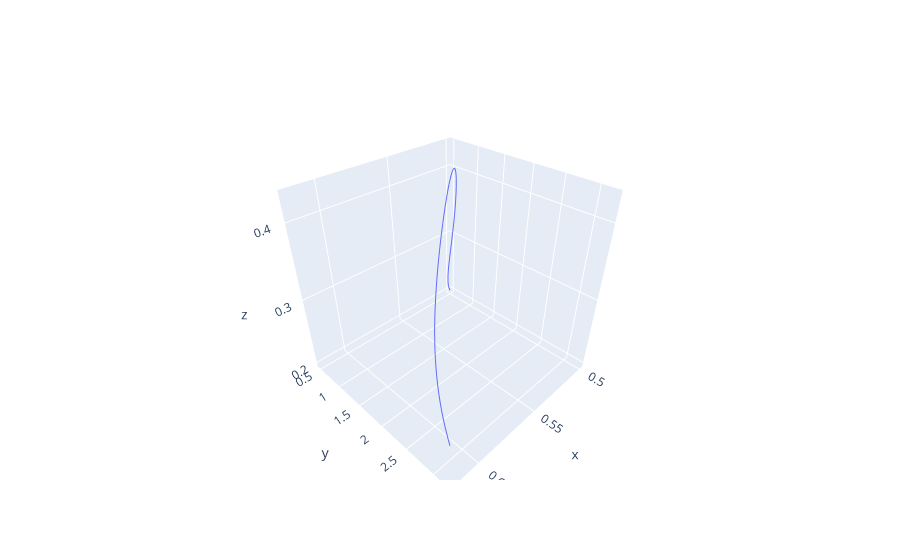

This figure's notebook cell:
### Code cell
import numpy as np
from scipy.integrate import odeint
import plotly.graph_objects as go
import Inicia as ini

# Concentracoes iniciais
cmin, cmax = ini.concentrations()

# Saturacoes inciais a esquerda no plano cl
# ul, vl, cl = ini.Ul()

# Saturacoes iniciais a direita no plano cr
# ur, vr, cr = ini.Ur()
"""
# Viscosidades
muwl = ini.muw(cl)
muwr = ini.muw(cr)

"""
muw0, muo, mug = ini.viscosidades()

# Define the viscosity functions
def muw(c):
    # Viscosity of water
    return muw0 + c

def muwc(c):
    # dmuw/dc
    return 1.0

# Define the denominator function
def D(u, v, c):
    # Denominator
    w = 1 - u - v
    return u**2 / muw(c) + v**2 / muo + w**2 / mug

# Define the partial derivatives of D
def Du(u, v, c):
    # dD/du
    w = 1 - u - v
    return 2 * u / muw(c) - 2 * w / mug

def Dv(u, v, c):
    # dD/dv
    w = 1 - u - v
    return 2 * v / muo - 2 * w / mug

def Dc(u, v, c):
    # dD/dc
    return -muwc(c) * u**2 / muw(c) ** 2
# Define the functions f, g, and a
def f(u, v, c):
    return (u ** 2 / muw(c)) / D(u, v, c)


def g(u, v, c):
    return (v ** 2 / muo) / D(u, v, c)


def a(c):
    return c **0.5


def fw(u, v, c):
    # fw
    return (u ** 2 / muw(c)) / D(u, v, c)


def fwu(u, v, c):
    # dfw/du
    return (2 * u / muw(c) * D(u, v, c) - u ** 2 / muw(c) * Du(u, v, c)) / (
        D(u, v, c) ** 2
    )


def fwv(u, v, c):
    # dfw/dv
    return (-(u ** 2) / muw(c) * Dv(u, v, c)) / (D(u, v, c) ** 2)


def fwc(u, v, c):
    # dfw/dc
    return (
        u ** 2
        * (-(muwc(c) / muw(c) ** 2) * D(u, v, c) - Dc(u, v, c) / muw(c))
        / (D(u, v, c) ** 2)
    )


def fo(u, v, c):
    # fo
    return (v ** 2 / muo) / D(u, v, c)


def fou(u, v, c):
    # dfo/du
    return (-(v ** 2) / muo) * Du(u, v, c) / (D(u, v, c) ** 2)


def fov(u, v, c):
    # dfo/dv
    return (2 * v / muo * D(u, v, c) - v ** 2 / muo * Dv(u, v, c)) / (
        D(u, v, c) ** 2
    )


def foc(u, v, c):
    # dfo/dc
    return -(v ** 2) / muo * Dc(u, v, c) / (D(u, v, c) ** 2)


def fg(u, v, c):
    # fg
    w = 1 - u - v
    return (w ** 2 / mug) / D(u, v, c)


def fgu(u, v, c):
    # dfg/du
    w = 1 - u - v
    return (-2 * w / mug * D(u, v, c) - w ** 2 / mug * Du(u, v, c)) / (
        D(u, v, c) ** 2
    )


def fgv(u, v, c):
    # dfg/dv
    w = 1 - u - v
    return (-2 * w / mug * D(u, v, c) - w ** 2 / mug * Dv(u, v, c)) / (
        D(u, v, c) ** 2
    )


def fgc(u, v, c):
    # dfg/dv
    w = 1 - u - v
    return (-(w ** 2) / mug * Dc(u, v, c)) / (D(u, v, c) ** 2)

# Define the right-hand side of the system of ODEs
def model(y, t, f, g, a, fR, uR, gR, vR, cR, sigma):
    u, v, c = y
    du_dt = f(u, v, c) - sigma*u - (fR - sigma*u) * (u - uR)
    dv_dt = g(u, v, c) - sigma * v - (gR - sigma*v) * (v - vR)
    dc_dt = sigma * (a(c) - a(cR)) + (fR - sigma*u) * (c - cR)
    return [du_dt, dv_dt, dc_dt]

# Set the parameter values

uR = 0.2
vR = 0.3
cR = 0.4
fR = f(uR, vR, cR)
gR = g(uR, vR, cR)
aR = a(cR)
sigma = fR / uR
  


# Set the initial conditions u0 + v0 <=1, 0 <=c0 <=1
u0 = 0.2
v0 = 0.5
c0 = 0.5

y0 = [u0, v0, c0] # insert initial values for u, v, and c here

T = 10 # insert value for T here
N = 100 # insert value for N here
# Set the time points at which to solve the system
t = np.linspace(0, T, N) # insert values for T and N here

# Solve the system of ODEs
sol = odeint(model, y0, t, args=(f, g, a, fR, uR, gR, vR, cR, sigma))

# Extract the solutions for u, v, and c
u = sol[:,0]
v = sol[:,1]
c = sol[:,2]
# Plot the solutions
fig = go.Figure()
fig.add_trace(go.Scatter3d(x=c, y=v, z=u, mode='lines', name='3D Curve'))
fig.show()

### Figure 1 — Plotly figure (JSON) as saved in the notebook; plotly's stock layout.template omitted (floating-point values rounded to 4 significant figures)
{"data": [{"mode": "lines", "name": "3D Curve", "type": "scatter3d", "x": [0.5, 0.501, 0.5021, 0.5031, 0.5041, 0.5052, 0.5062, 0.5072, 0.5082, 0.5092, 0.5102, 0.5111, 0.512, 0.5129, 0.5138, 0.5147, 0.5156, 0.5164, 0.5173, 0.5182, 0.519, 0.5199, 0.5208, 0.5216, 0.5225, 0.5234, 0.5242, 0.5251, 0.526, 0.5269, 0.5278, 0.5287, 0.5296, 0.5305, 0.5314, 0.5323, 0.5332, 0.5341, 0.5351, 0.536, 0.537, 0.5379, 0.5389, 0.5399, 0.5409, 0.5418, 0.5429, 0.5439, 0.5449, 0.5459, 0.547, 0.548, 0.5491, 0.5502, 0.5513, 0.5524, 0.5535, 0.5546, 0.5558, 0.5569, 0.5581, 0.5593, 0.5605, 0.5617, 0.563, 0.5642, 0.5655, 0.5668, 0.5681, 0.5694, 0.5707, 0.572, 0.5734, 0.5748, 0.5762, 0.5776, 0.5791, 0.5805, 0.582, 0.5835, 0.585, 0.5865, 0.5881, 0.5897, 0.5913, 0.5929, 0.5946, 0.5962, 0.5979, 0.5996, 0.6013, 0.6031, 0.6049, 0.6067, 0.6085, 0.6104, 0.6122, 0.6141, 0.6161, 0.618], "y": [0.5, 0.5088, 0.5191, 0.5314, 0.5464, 0.5656, 0.5912, 0.6274, 0.6796, 0.7426, 0.7983, 0.8427, 0.879, 0.9099, 0.937, 0.9614, 0.9837, 1.004, 1.024, 1.042, 1.06, 1.077, 1.093, 1.109, 1.124, 1.139, 1.154, 1.168, 1.183, 1.197, 1.211, 1.225, 1.239, 1.253, 1.267, 1.28, 1.294, 1.308, 1.322, 1.336, 1.35, 1.364, 1.379, 1.393, 1.408, 1.422, 1.437, 1.452, 1.468, 1.483, 1.499, 1.515, 1.531, 1.548, 1.564, 1.581, 1.599, 1.617, 1.635, 1.653, 1.672, 1.691, 1.711, 1.731, 1.752, 1.773, 1.795, 1.817, 1.84, 1.863, 1.888, 1.912, 1.938, 1.964, 1.992, 2.02, 2.049, 2.079, 2.11, 2.142, 2.175, 2.21, 2.245, 2.283, 2.321, 2.362, 2.404, 2.448, 2.494, 2.542, 2.593, 2.646, 2.702, 2.761, 2.823, 2.889, 2.959, 3.033, 3.111, 3.195], "z": [0.2, 0.2035, 0.2076, 0.2126, 0.2187, 0.2264, 0.2369, 0.2517, 0.2734, 0.2995, 0.3223, 0.3399, 0.3538, 0.3651, 0.3745, 0.3825, 0.3894, 0.3954, 0.4006, 0.4051, 0.4091, 0.4126, 0.4157, 0.4184, 0.4207, 0.4227, 0.4243, 0.4257, 0.4269, 0.4278, 0.4284, 0.4289, 0.4291, 0.4292, 0.429, 0.4287, 0.4282, 0.4276, 0.4268, 0.4259, 0.4248, 0.4236, 0.4222, 0.4207, 0.4191, 0.4174, 0.4156, 0.4137, 0.4117, 0.4095, 0.4073, 0.405, 0.4026, 0.4002, 0.3976, 0.395, 0.3923, 0.3895, 0.3867, 0.3838, 0.3808, 0.3778, 0.3748, 0.3717, 0.3685, 0.3653, 0.3621, 0.3588, 0.3555, 0.3521, 0.3488, 0.3454, 0.342, 0.3385, 0.3351, 0.3316, 0.3281, 0.3246, 0.3211, 0.3176, 0.3141, 0.3106, 0.3071, 0.3036, 0.3001, 0.2966, 0.2931, 0.2896, 0.2861, 0.2827, 0.2792, 0.2758, 0.2724, 0.269, 0.2656, 0.2623, 0.259, 0.2557, 0.2524, 0.2491]}], "layout": {}}
